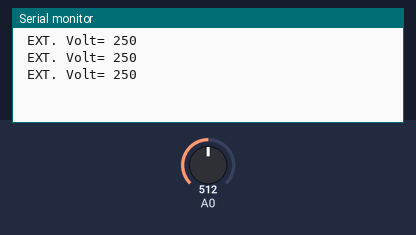
Simulated run of this program. Board: Arduino Mega 2560, built with avr-gcc and run on an emulated ATmega2560. Shown: the last lines printed to the serial monitor. The test bench sets the inputs (shaded band); at power-on: A0 = 512.

Above: at 1.2 s.
1.3 s: A0 set to 716
At 1.9 s:
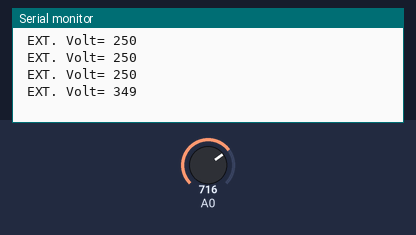
2.8 s: A0 set to 900
At 3.4 s:
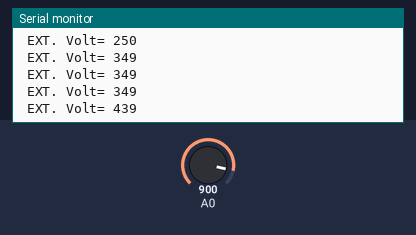
Timing chart, 0 to 5.8 s (numbered marks = the images above; inputs shaded):
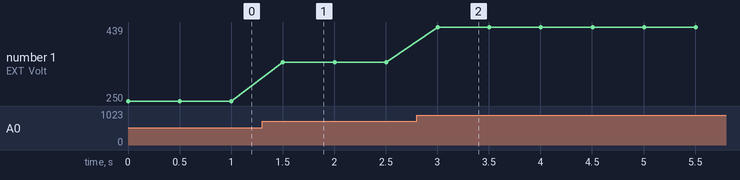

Measured:
- after the input at 1.3 s, the serial monitor: prints a new line after 0.20 s (image 1)
- after the input at 2.8 s, the serial monitor: prints a new line after 0.20 s (image 2)
- plotted number 1: 250 → 349 after the input at 1.3 s, 349 → 439 after the input at 2.8 s

The program:

main.cpp
```cpp
/*
  Simulate two sensor and send information back over the iBUS to the receiver (and back to transmitter
  as telemetry).

  Requires Arduino board with multiple UARTs (such as ATMEGA 2560, Micro or ESP32)
  - serial0 - monitor output (debug output to PC, this is through the build-in USB)
  - serial1 - connected RX of the serial port to the ibus receiver pin
    Connect the (TX) pin also to the RX/ibus connection using an 1.2k Ohm reistor or 1N4148 diode
    (cathode=white ring of the diode at the side of TX2)

  sensor types defined in IBusBM.h:

  #define IBUSS_INTV 0 // Internal voltage (in 0.01)
  #define IBUSS_TEMP 1 // Temperature (in 0.1 degrees, where 0=-40'C)
  #define IBUSS_RPM  2 // RPM
  #define IBUSS_EXTV 3 // External voltage (in 0.1V)

  #define IBUSS_INTV 0x00 // Internal voltage (in 0.01)
  #define IBUSS_TEMP 0x01 // Temperature (in 0.1 degrees, where 0=-40'C)
  #define IBUSS_RPM  0x02 // RPM
  #define IBUSS_EXTV 0x03 // External voltage (in 0.01)
  #define IBUS_PRESS 0x41 // Pressure (in Pa)
  #define IBUS_SERVO 0xfd // Servo value
*/

#include <Arduino.h>
#include <IBusBM.h>
#define TEMPBASE 400    // base value for 0'C

IBusBM IBus;

// -- sensor values --
//uint32_t speed=0;
//uint16_t temp=TEMPBASE+200; // start at 20'C
uint32_t voltage;
uint32_t readValue;


void setup() {
  // initialize serial port for debug
  Serial.begin(115200);
  pinMode(A0, INPUT);

  // iBUS connected to serial1
  IBus.begin(Serial1);
  /* The default RX/TX pins for Serial1 on ESP32 boards are pins 9/10 and they are sometimes not
   exposed on the printed circuit board. You can use Serial2 (for which the pins are often available) or
   you can change the pin number by replacing the line above with:
   IBusServo.begin(Serial1, 1, 21, 22);

   <<<<< Adding 2 sensors, JEDER Sensor hat eine Adress 0 ist der Reciever, also mit 1 anfangen! >>>>>  */

  //IBus.addSensor(IBUSS_RPM);
  IBus.addSensor(IBUSS_EXTV);
  IBus.addSensor(IBUS_PRESS);

}

uint32_t readVoltage() {
  readValue = analogRead(A0);
  voltage = map(readValue,0,1023,0,500);
  return voltage;
}

void loop() {
  IBus.setSensorMeasurement(1, readVoltage());
  Serial.print(" EXT. Volt= "); // Serial.println((temp-TEMPBASE)/10.);
  Serial.println(readVoltage());

  IBus.setSensorMeasurement(2, 1150);

  /*
  IBus.setSensorMeasurement(2,speed);
  speed += 10;
  Serial.print("Speed=");
  Serial.print(speed);
  */

  delay(500);
}
```
